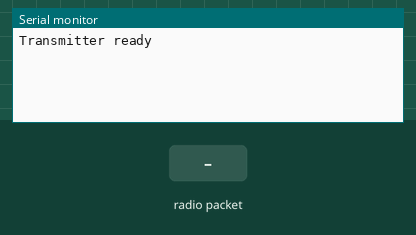
A sketch run on a simulated Arduino Uno, built with avr-gcc and run on an emulated ATmega328P. Parts: the last lines printed to the serial monitor. Inputs (shaded band) come from the test bench. No radio packets arrive unless stated.

Above: at 1.4 s.
1.5 s: radio packet "1" arrives
At 2.0 s:
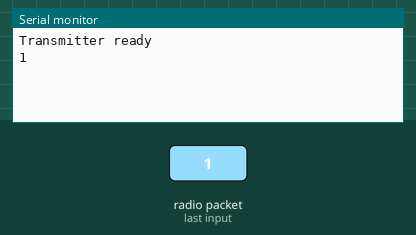
3.0 s: radio packet "0" arrives
At 4.2 s:
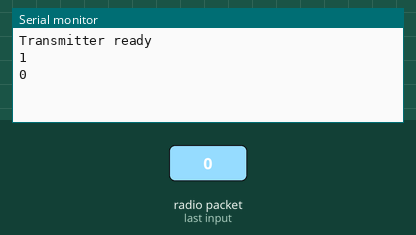
4.5 s: radio packet "2" arrives
At 5.5 s:
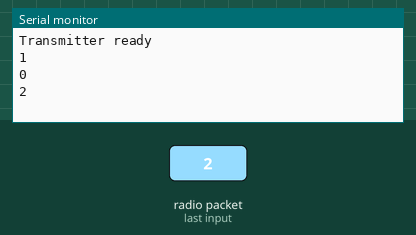

Measured:
- after the input at 1.5 s, the serial monitor: prints a new line at once (image 1)
- after the input at 3.0 s, the serial monitor: prints a new line at once (image 2)
- after the input at 4.5 s, the serial monitor: prints a new line at once (image 3)

The sketch:

Receiver.ino
```cpp
#include <SPI.h>
#include <RH_RF95.h>


// Lora pin definitions for cd, rst, and interrupt pin
#define RFM95_CS   10
#define RFM95_RST  9
#define RFM95_INT  2

#define RF95_FREQ  433.0 //set frequency to 433 MHz

RH_RF95 rf95(RFM95_CS, RFM95_INT);

int packets[100] = {0};
int packetNum = 0;

void resetRadio() { //force a hard reset of sensor at start of code
  pinMode(RFM95_RST, OUTPUT);
  digitalWrite(RFM95_RST, HIGH); delay(10);
  digitalWrite(RFM95_RST, LOW);  delay(10);
  digitalWrite(RFM95_RST, HIGH); delay(10);
}

void setup() {
  Serial.begin(9600);
  delay(200);


// Lora setup
/////////////////////////////////////////////////////////////////
  resetRadio();

  if (!rf95.init()) { //initialise Loras
    Serial.println("LoRa failed");
  }

  if (!rf95.setFrequency(RF95_FREQ)) {
    Serial.println("Frequency set failed!");
    while (1);
  }
  rf95.setTxPower(10, false); //set power to 10dB so it doesnt use too much current

  Serial.println("Transmitter ready");
}

void loop() {
  if (rf95.available()) { //if Loras are available, receive radio packet and send value to python GUI serial
    char payload[32] = {0};
    uint8_t len = sizeof(payload);

    if(packetNum >= 0 && packetNum <= 100){
      if (rf95.recv((uint8_t*)payload, &len)) {
        Serial.println(payload);  // e.g. 0001,2
        packetNum = packetNum + 1;
        packets[packetNum] = packetNum;

      }
    }

}
}
```
